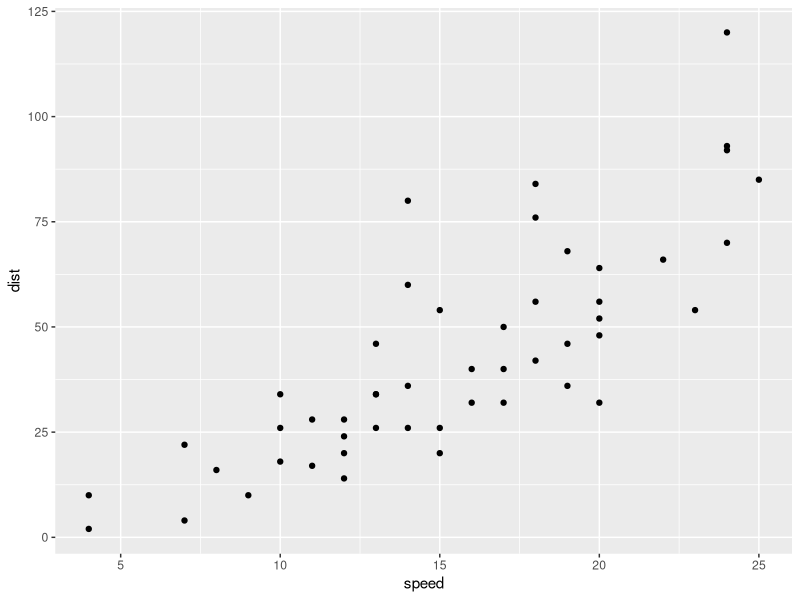
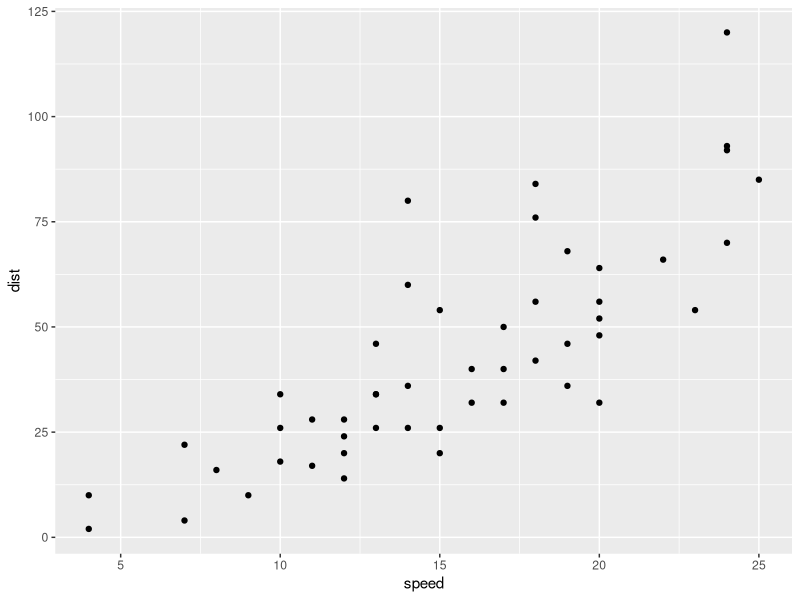
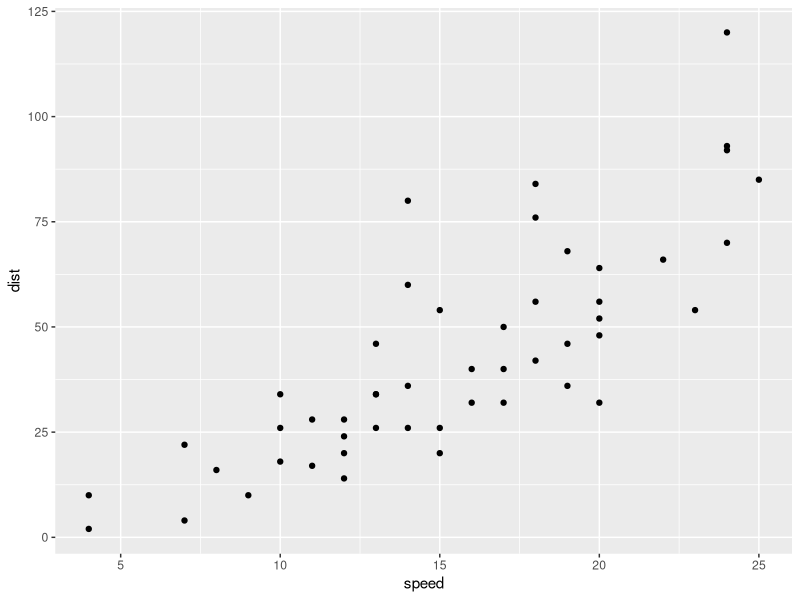
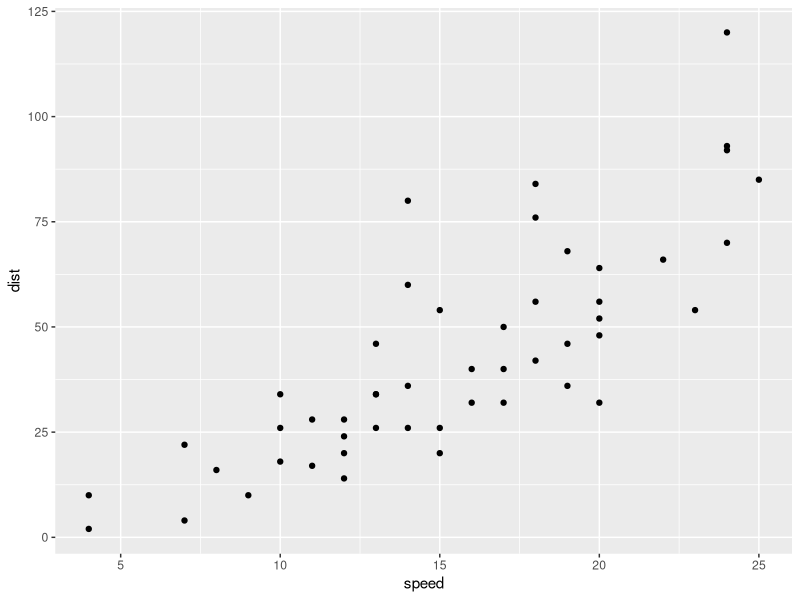

Generate these figures, in order, with R:
## ---- chunk 1
library(knitr)
library(ggplot2)
howManyTabs <- 4
## ---- chunk 2
for (i in 1:howManyTabs) {
  cat("### Tab ", i, "\n\n")
  cat("This is content for Tab ", i, "\n\n")
  print(
    ggplot(cars) +
    geom_point(aes(speed, dist))
  )
}
## ---- chunk 3
for (i in 1:2) {
  # Create a new heading for each tab
  cat("### Tab ", i, "\n\n")
  
  # Insert plot in a separate chunk for each tab
  cat("```{r, echo=FALSE}\n")
  cat("ggplot(cars, aes(x = speed, y = dist)) +\n")
  cat("  geom_point() +\n")
  cat(paste("  ggtitle('Plot for Tab ", i, "')\n", sep = ""))
  cat("```\n\n")
}

